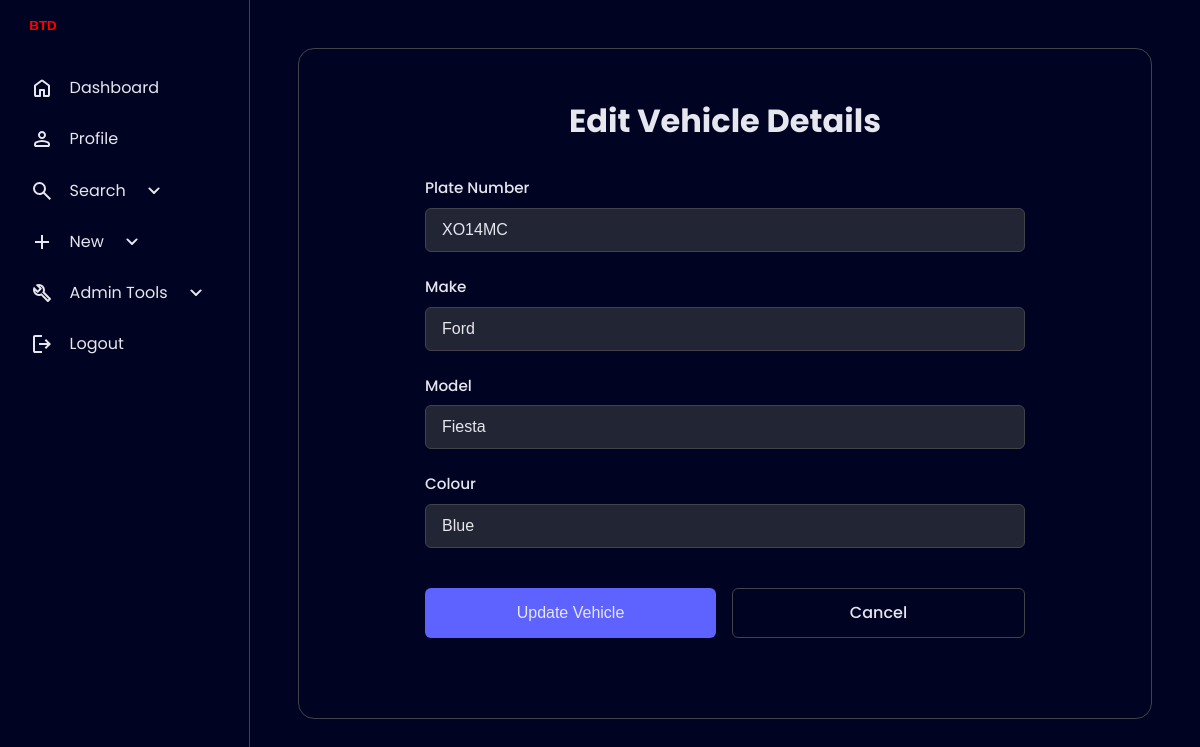
Page /cw2/edit_vehicle.php?id=1 (signed in) on the committed database.
### tables this page shows
CREATE TABLE `Vehicle` (
  `Vehicle_ID` int(11) NOT NULL,
  `Vehicle_make` varchar(50) NOT NULL,
  `Vehicle_model` varchar(50) NOT NULL,
  `Vehicle_colour` varchar(20) NOT NULL,
  `Vehicle_plate` varchar(6) NOT NULL
);

### html/cw2/edit_vehicle.php (the view, shortened to what this page needs)
<?php
require_once "components/cw2db.php";
require_once "components/audit_functions.php";
$vehicle = null;
if (isset($_GET['id'])) {
    try {
        $conn = mysqli_connect($servername, $username, $password, $dbname);
        $stmt = mysqli_prepare($conn,
            "SELECT Vehicle_make, Vehicle_model, Vehicle_colour, Vehicle_plate
             FROM Vehicle WHERE Vehicle_ID = ?");
        mysqli_stmt_bind_param($stmt, "i", $_GET['id']);
        mysqli_stmt_execute($stmt);
        $result = mysqli_stmt_get_result($stmt);
        if ($vehicle = mysqli_fetch_assoc($result)) {
        } else {
            header("Location: vehicles.php");
            exit();
        }
    } catch (Exception $e) {
        $message = "Error loading vehicle details";
        $message_type = 'error';
        error_log($e->getMessage());
    }
}
?>
<!DOCTYPE html>
<html lang="en">
<head>
    <link rel="stylesheet" href="components/style.css">
    <link rel="stylesheet" href="components/edit_vehicle.css">
</head>
<body>
    <?php include 'components/sidebar.php'; ?>
    <main>
        <div class="container">
            <center><h1>Edit Vehicle Details</h1></center>
            <?php if ($vehicle): ?>
                <form method="POST" class="edit-form">
                    <div class="form-group">
                        <label for="plate">Plate Number</label>
                        <input type="text" id="plate" name="plate"
                               value="<?php echo htmlspecialchars($vehicle['Vehicle_plate']); ?>" required>
                    </div>
                    <div class="form-group">
                        <label for="make">Make</label>
                        <input type="text" id="make" name="make"
                                value="<?php echo htmlspecialchars($vehicle['Vehicle_make']); ?>" required>
                    </div>
                    <div class="form-group">
                        <label for="model">Model</label>
                        <input type="text" id="model" name="model"
                                value="<?php echo htmlspecialchars($vehicle['Vehicle_model']); ?>" required>
                    </div>
                    <div class="form-group">
                        <label for="colour">Colour</label>
                        <input type="text" id="colour" name="colour"
                                value="<?php echo htmlspecialchars($vehicle['Vehicle_colour']); ?>" required>
                    </div>
                    <div class="button-group">
                        <button type="submit" class="btn-submit">Update Vehicle</button>
                        <a href="vehicles.php" class="btn-cancel">Cancel</a>
                    </div>
                </form>
            <?php endif; ?>
        </div>
    </main>
</body>
</html>

### html/cw2/components/style.css (style rules this page uses)
:root { --base-clr: #000321; --line-clr: #42434a; --hover-clr: #222533; --text-clr: #e6e6ef; --accent-clr: #5e63ff; --secondary-text-clr: #b0b3c1; --sidebar-width: 250px; --sidebar-collapsed-width: 60px; --container-padding: clamp(1.5rem, 5vw, 3rem); --transition-speed: 300ms; --transition-timing: ease-in-out; }
*, *::before, *::after { margin: 0; padding: 0; box-sizing: border-box; }
html { font-family: 'Poppins', system-ui, -apple-system, sans-serif; line-height: 1.5; scroll-behavior: smooth; }
body { min-height: 100vh; min-height: 100dvh; background-color: var(--base-clr); color: var(--text-clr); display: grid; grid-template-columns: auto 1fr; }
main { padding: var(--container-padding); }
.container { border: 1px solid var(--line-clr); border-radius: 1rem; margin-bottom: 1.25rem; padding: var(--container-padding); }

### html/cw2/components/edit_vehicle.css (style rules this page uses)
.edit-form { max-width: 600px; margin: 2rem auto; display: flex; flex-direction: column; gap: 1.5rem; }
.form-group { display: flex; flex-direction: column; gap: 0.5rem; }
.form-group label { color: var(--text-clr); font-weight: 500; font-size: 0.95rem; }
.form-group input { padding: 0.75rem 1rem; border: 1px solid var(--line-clr); border-radius: 6px; background-color: var(--hover-clr); color: var(--text-clr); font-size: 1rem; transition: all 0.3s ease; }
.button-group { display: flex; gap: 1rem; margin-top: 1rem; }
.btn-submit, .btn-cancel { flex: 1; padding: 0.75rem; border-radius: 6px; font-size: 1rem; font-weight: 500; text-align: center; cursor: pointer; transition: all 0.3s ease; }
.btn-submit { background-color: var(--accent-clr); color: var(--text-clr); border: none; }
.btn-cancel { background-color: transparent; color: var(--text-clr); border: 1px solid var(--line-clr); text-decoration: none; display: flex; align-items: center; justify-content: center; }

### rows in the picture
vehicle: plate "XO14MC", make "Ford", model "Fiesta", colour "Blue"
